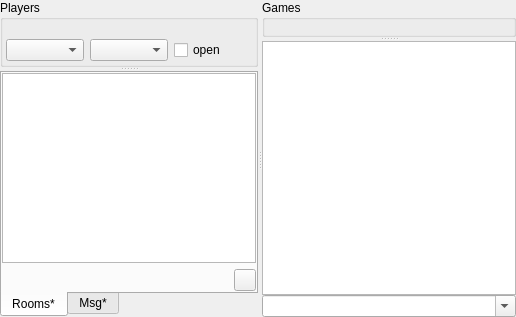
    <widget class="QWidget" name="widget">
      <layout class="QGridLayout">
	<property name="leftMargin">
	  <number>0</number>
	</property>
	<property name="topMargin">
	  <number>0</number>
	</property>
	<property name="rightMargin">
	  <number>0</number>
	</property>
	<property name="bottomMargin">
	  <number>0</number>
	</property>
	<item row="0" column="0">
	  <widget class="QSplitter" name="s1">
	    <property name="sizePolicy">
	      <sizepolicy hsizetype="Expanding" vsizetype="Expanding">
		<horstretch>0</horstretch>
		<verstretch>0</verstretch>
	      </sizepolicy>
	    </property>
	    <property name="orientation">
	      <enum>Qt::Horizontal</enum>
	    </property>
	    <widget class="QSplitter" name="s2">
	      <property name="orientation">
		<enum>Qt::Vertical</enum>
	      </property>
	      <widget class="QGroupBox" name="groupBox1">
		<property name="sizePolicy">
		  <sizepolicy hsizetype="Expanding" vsizetype="Expanding">
		    <horstretch>0</horstretch>
		    <verstretch>0</verstretch>
		  </sizepolicy>
		</property>
		<property name="title">
		  <string>Players</string>
		</property>
		<layout class="QGridLayout">
		  <property name="leftMargin">
		    <number>3</number>
		  </property>
		  <property name="topMargin">
		    <number>3</number>
		  </property>
		  <property name="rightMargin">
		    <number>3</number>
		  </property>
		  <property name="bottomMargin">
		    <number>3</number>
		  </property>
		  <item row="0" column="0" colspan="3">
		    <widget class="PlayerTable" name="ListView_players" native="true">
		      <property name="sizePolicy">
			<sizepolicy hsizetype="Expanding" vsizetype="Expanding">
			  <horstretch>0</horstretch>
			  <verstretch>0</verstretch>
			</sizepolicy>
		      </property>
		      <property name="minimumSize">
			<size>
			  <width>0</width>
			  <height>10</height>
			</size>
		      </property>
		    </widget>
		  </item>
		  <item row="1" column="1">
		    <widget class="QComboBox" name="whoBox2">
		      <property name="toolTip">
			<string>Select players rank boundaries</string>
		      </property>
		      <property name="whatsThis">
			<string>Select players ranks boundaries

			Use these lists to select the rank of players you want to see in the list
			This will take effect after refreshing the players list.</string>
		      </property>
		      <property name="currentIndex">
			<number>0</number>
		      </property>
		      <item>
			<property name="text">
			  <string/>
			</property>
		      </item>
		      <item>
			<property name="text">
			  <string>1p-9p</string>
			</property>
		      </item>
		      <item>
			<property name="text">
			  <string>9d</string>
			</property>
		      </item>
		      <item>
			<property name="text">
			  <string>8d</string>
			</property>
		      </item>
		      <item>
			<property name="text">
			  <string>7d</string>
			</property>
		      </item>
		      <item>
			<property name="text">
			  <string>6d</string>
			</property>
		      </item>
		      <item>
			<property name="text">
			  <string>5d</string>
			</property>
		      </item>
		      <item>
			<property name="text">
			  <string>4d</string>
			</property>
		      </item>
		      <item>
			<property name="text">
			  <string>3d</string>
			</property>
		      </item>
		      <item>
			<property name="text">
			  <string>2d</string>
			</property>
		      </item>
		      <item>
			<property name="text">
			  <string>1d</string>
			</property>
		      </item>
		      <item>
			<property name="text">
			  <string>1k</string>
			</property>
		      </item>
		      <item>
			<property name="text">
			  <string>2k</string>
			</property>
		      </item>
		      <item>
			<property name="text">
			  <string>3k</string>
			</property>
		      </item>
		      <item>
			<property name="text">
			  <string>4k</string>
			</property>
		      </item>
		      <item>
			<property name="text">
			  <string>5k</string>
			</property>
		      </item>
		      <item>
			<property name="text">
			  <string>6k</string>
			</property>
		      </item>
		      <item>
			<property name="text">
			  <string>7k</string>
			</property>
		      </item>
		      <item>
			<property name="text">
			  <string>8k</string>
			</property>
		      </item>
		      <item>
			<property name="text">
			  <string>9k</string>
			</property>
		      </item>
		      <item>
			<property name="text">
			  <string>10k</string>
			</property>
		      </item>
		      <item>
			<property name="text">
			  <string>11k</string>
			</property>
		      </item>
		      <item>
			<property name="text">
			  <string>12k</string>
			</property>
		      </item>
		      <item>
			<property name="text">
			  <string>13k</string>
			</property>
		      </item>
		      <item>
			<property name="text">
			  <string>14k</string>
			</property>
		      </item>
		      <item>
			<property name="text">
			  <string>15k</string>
			</property>
		      </item>
		      <item>
			<property name="text">
			  <string>16k</string>
			</property>
		      </item>
		      <item>
			<property name="text">
			  <string>17k</string>
			</property>
		      </item>
		      <item>
			<property name="text">
			  <string>18k</string>
			</property>
		      </item>
		      <item>
			<property name="text">
			  <string>19k</string>
			</property>
		      </item>
		      <item>
			<property name="text">
			  <string>20k</string>
			</property>
		      </item>
		      <item>
			<property name="text">
			  <string>21k</string>
			</property>
		      </item>
		      <item>
			<property name="text">
			  <string>22k</string>
			</property>
		      </item>
		      <item>
			<property name="text">
			  <string>23k</string>
			</property>
		      </item>
		      <item>
			<property name="text">
			  <string>24k</string>
			</property>
		      </item>
		      <item>
			<property name="text">
			  <string>25k</string>
			</property>
		      </item>
		      <item>
			<property name="text">
			  <string>26k</string>
			</property>
		      </item>
		      <item>
			<property name="text">
			  <string>27k</string>
			</property>
		      </item>
		      <item>
			<property name="text">
			  <string>28k</string>
			</property>
		      </item>
		      <item>
			<property name="text">
			  <string>29k</string>
			</property>
		      </item>
		      <item>
			<property name="text">
			  <string>30k</string>
			</property>
		      </item>
		    </widget>
		  </item>
		  <item row="1" column="0">
		    <widget class="QComboBox" name="whoBox1">
		      <property name="toolTip">
			<string>Select players rank boundaries</string>
		      </property>
		      <property name="whatsThis">
			<string>Select players ranks boundaries

			Use these lists to select the rank of players you want to see in the list
			This will take effect after refreshing the players list.</string>
		      </property>
		      <property name="currentIndex">
			<number>0</number>
		      </property>
		      <item>
			<property name="text">
			  <string/>
			</property>
		      </item>
		      <item>
			<property name="text">
			  <string>1p-9p</string>
			</property>
		      </item>
		      <item>
			<property name="text">
			  <string>9d</string>
			</property>
		      </item>
		      <item>
			<property name="text">
			  <string>8d</string>
			</property>
		      </item>
		      <item>
			<property name="text">
			  <string>7d</string>
			</property>
		      </item>
		      <item>
			<property name="text">
			  <string>6d</string>
			</property>
		      </item>
		      <item>
			<property name="text">
			  <string>5d</string>
			</property>
		      </item>
		      <item>
			<property name="text">
			  <string>4d</string>
			</property>
		      </item>
		      <item>
			<property name="text">
			  <string>3d</string>
			</property>
		      </item>
		      <item>
			<property name="text">
			  <string>2d</string>
			</property>
		      </item>
		      <item>
			<property name="text">
			  <string>1d</string>
			</property>
		      </item>
		      <item>
			<property name="text">
			  <string>1k</string>
			</property>
		      </item>
		      <item>
			<property name="text">
			  <string>2k</string>
			</property>
		      </item>
		      <item>
			<property name="text">
			  <string>3k</string>
			</property>
		      </item>
		      <item>
			<property name="text">
			  <string>4k</string>
			</property>
		      </item>
		      <item>
			<property name="text">
			  <string>5k</string>
			</property>
		      </item>
		      <item>
			<property name="text">
			  <string>6k</string>
			</property>
		      </item>
		      <item>
			<property name="text">
			  <string>7k</string>
			</property>
		      </item>
		      <item>
			<property name="text">
			  <string>8k</string>
			</property>
		      </item>
		      <item>
			<property name="text">
			  <string>9k</string>
			</property>
		      </item>
		      <item>
			<property name="text">
			  <string>10k</string>
			</property>
		      </item>
		      <item>
			<property name="text">
			  <string>11k</string>
			</property>
		      </item>
		      <item>
			<property name="text">
			  <string>12k</string>
			</property>
		      </item>
		      <item>
			<property name="text">
			  <string>13k</string>
			</property>
		      </item>
		      <item>
			<property name="text">
			  <string>14k</string>
			</property>
		      </item>
		      <item>
			<property name="text">
			  <string>15k</string>
			</property>
		      </item>
		      <item>
			<property name="text">
			  <string>16k</string>
			</property>
		      </item>
		      <item>
			<property name="text">
			  <string>17k</string>
			</property>
		      </item>
		      <item>
			<property name="text">
			  <string>18k</string>
			</property>
		      </item>
		      <item>
			<property name="text">
			  <string>19k</string>
			</property>
		      </item>
		      <item>
			<property name="text">
			  <string>20k</string>
			</property>
		      </item>
		      <item>
			<property name="text">
			  <string>21k</string>
			</property>
		      </item>
		      <item>
			<property name="text">
			  <string>22k</string>
			</property>
		      </item>
		      <item>
			<property name="text">
			  <string>23k</string>
			</property>
		      </item>
		      <item>
			<property name="text">
			  <string>24k</string>
			</property>
		      </item>
		      <item>
			<property name="text">
			  <string>25k</string>
			</property>
		      </item>
		      <item>
			<property name="text">
			  <string>26k</string>
			</property>
		      </item>
		      <item>
			<property name="text">
			  <string>27k</string>
			</property>
		      </item>
		      <item>
			<property name="text">
			  <string>28k</string>
			</property>
		      </item>
		      <item>
			<property name="text">
			  <string>29k</string>
			</property>
		      </item>
		      <item>
			<property name="text">
			  <string>30k</string>
			</property>
		      </item>
		    </widget>
		  </item>
		  <item row="1" column="2">
		    <widget class="QCheckBox" name="whoOpenCheck">
		      <property name="toolTip">
			<string>toggle for displaying only open players</string>
		      </property>
		      <property name="whatsThis">
			<string>Open players

			Check this box if you want the list to display only open players (uncheck if you want all players).
			This will take effect after refreshing the players list.</string>
		      </property>
		      <property name="text">
			<string>open</string>
		      </property>
		    </widget>
		  </item>
		</layout>
	      </widget>
	      <widget class="QTabWidget" name="TabWidget_mini_2">
		<property name="tabPosition">
		  <enum>QTabWidget::South</enum>
		</property>
		<widget class="QWidget" name="rooms">
		  <attribute name="title">
		    <string>Rooms*</string>
		  </attribute>
		  <layout class="QGridLayout">
		    <property name="leftMargin">
		      <number>0</number>
		    </property>
		    <property name="topMargin">
		      <number>0</number>
		    </property>
		    <property name="rightMargin">
		      <number>0</number>
		    </property>
		    <property name="bottomMargin">
		      <number>0</number>
		    </property>
		    <item row="1" column="1">
		      <widget class="QPushButton" name="LeaveRoomButton">
			<property name="maximumSize">
			  <size>
			    <width>22</width>
			    <height>22</height>
			  </size>
			</property>
			<property name="text">
			  <string/>
			</property>
			<property name="icon">
			  <iconset resource="q4go.qrc">
			  <normaloff>:/ClientWindowGui/images/clientwindow/image1.xpm</normaloff>:/ClientWindowGui/images/clientwindow/image1.xpm</iconset>
			</property>
		      </widget>
		    </item>
		    <item row="0" column="0" colspan="2">
		      <widget class="QListWidget" name="RoomList"/>
		    </item>
		  </layout>
		</widget>
		<widget class="QWidget" name="messages">
		  <attribute name="title">
		    <string>Msg*</string>
		  </attribute>
		  <layout class="QVBoxLayout">
		    <property name="leftMargin">
		      <number>0</number>
		    </property>
		    <property name="topMargin">
		      <number>0</number>
		    </property>
		    <property name="rightMargin">
		      <number>0</number>
		    </property>
		    <property name="bottomMargin">
		      <number>0</number>
		    </property>
		    <item>
		      <widget class="QTextBrowser" name="MultiLineEdit3">
			<property name="sizePolicy">
			  <sizepolicy hsizetype="Expanding" vsizetype="Expanding">
			    <horstretch>0</horstretch>
			    <verstretch>0</verstretch>
			  </sizepolicy>
			</property>
		      </widget>
		    </item>
		    <item>
		      <widget class="QPushButton" name="pb_releaseTalkTabs">
			<property name="text">
			  <string>Close all talk tabs</string>
			</property>
		      </widget>
		    </item>
		  </layout>
		</widget>
	      </widget>
	    </widget>
	    <widget class="QSplitter" name="s3">
	      <property name="orientation">
		<enum>Qt::Vertical</enum>
	      </property>
	      <widget class="QGroupBox" name="groupBox2">
		<property name="title">
		  <string>Games</string>
		</property>
		<layout class="QGridLayout">
		  <property name="leftMargin">
		    <number>3</number>
		  </property>
		  <property name="topMargin">
		    <number>3</number>
		  </property>
		  <property name="rightMargin">
		    <number>3</number>
		  </property>
		  <property name="bottomMargin">
		    <number>3</number>
		  </property>
		  <item row="0" column="0">
		    <widget class="GamesTable" name="ListView_games" native="true">
		      <property name="sizePolicy">
			<sizepolicy hsizetype="Expanding" vsizetype="Expanding">
			  <horstretch>0</horstretch>
			  <verstretch>0</verstretch>
			</sizepolicy>
		      </property>
		    </widget>
		  </item>
		</layout>
	      </widget>
	      <widget class="QWidget" name="layout1">
		<layout class="QGridLayout">
		  <property name="leftMargin">
		    <number>0</number>
		  </property>
		  <property name="topMargin">
		    <number>0</number>
		  </property>
		  <property name="rightMargin">
		    <number>0</number>
		  </property>
		  <property name="bottomMargin">
		    <number>0</number>
		  </property>
		  <property name="spacing">
		    <number>0</number>
		  </property>
		  <item row="0" column="0">
		    <widget class="QTextBrowser" name="MultiLineEdit2">
		      <property name="sizePolicy">
			<sizepolicy hsizetype="Expanding" vsizetype="Expanding">
			  <horstretch>0</horstretch>
			  <verstretch>0</verstretch>
			</sizepolicy>
		      </property>
		      <property name="toolTip">
			<string>relevant messages from/to server</string>
		      </property>
		    </widget>
		  </item>
		  <item row="1" column="0">
		    <widget class="QComboBox" name="cb_cmdLine">
		      <property name="editable">
			<bool>true</bool>
		      </property>
		      <property name="insertPolicy">
			<enum>QComboBox::InsertAtTop</enum>
		      </property>
		    </widget>
		  </item>
		</layout>
	      </widget>
	    </widget>
	  </widget>
	</item>
      </layout>
    </widget>
